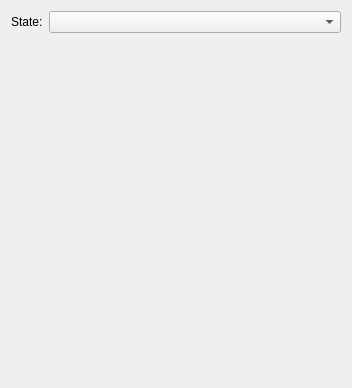
<?xml version="1.0" encoding="UTF-8"?>
<ui version="4.0">
 <class>Form</class>
 <widget class="QWidget" name="Form">
  <property name="geometry">
   <rect>
    <x>0</x>
    <y>0</y>
    <width>352</width>
    <height>388</height>
   </rect>
  </property>
  <property name="windowTitle">
   <string>Form</string>
  </property>
  <layout class="QGridLayout" name="gridLayout">
   <item row="0" column="0">
    <widget class="QLabel" name="label">
     <property name="text">
      <string>State:</string>
     </property>
    </widget>
   </item>
   <item row="0" column="1">
    <widget class="QComboBox" name="comboBox">
     <property name="sizePolicy">
      <sizepolicy hsizetype="Expanding" vsizetype="Fixed">
       <horstretch>0</horstretch>
       <verstretch>0</verstretch>
      </sizepolicy>
     </property>
    </widget>
   </item>
   <item row="1" column="1">
    <spacer name="verticalSpacer">
     <property name="orientation">
      <enum>Qt::Vertical</enum>
     </property>
     <property name="sizeHint" stdset="0">
      <size>
       <width>20</width>
       <height>346</height>
      </size>
     </property>
    </spacer>
   </item>
  </layout>
 </widget>
 <resources/>
 <connections/>
</ui>
